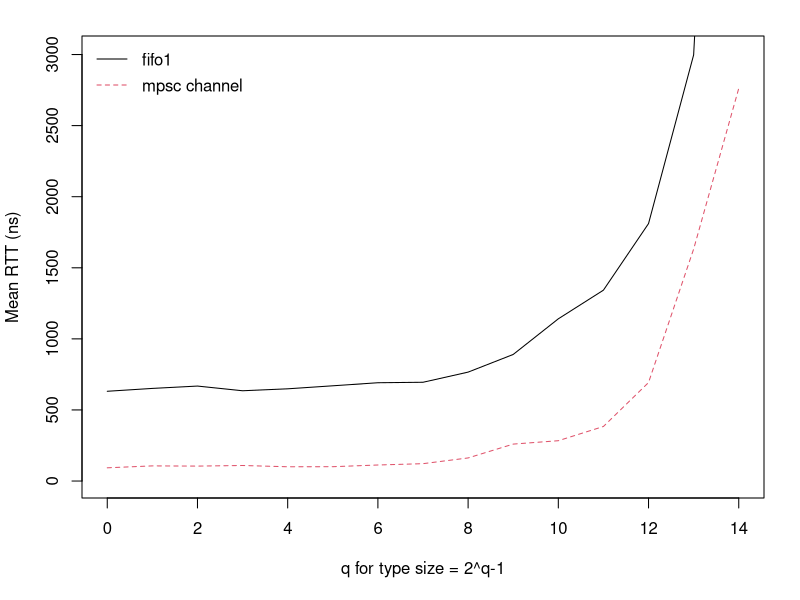
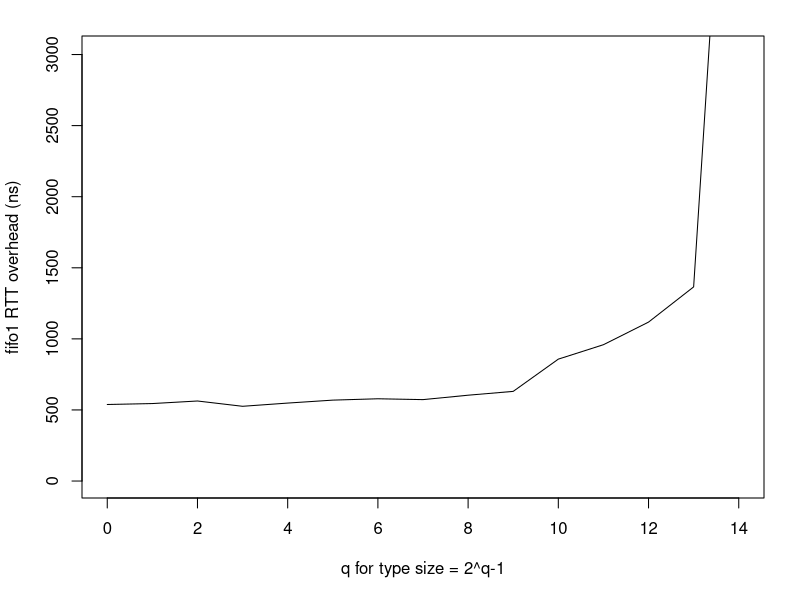
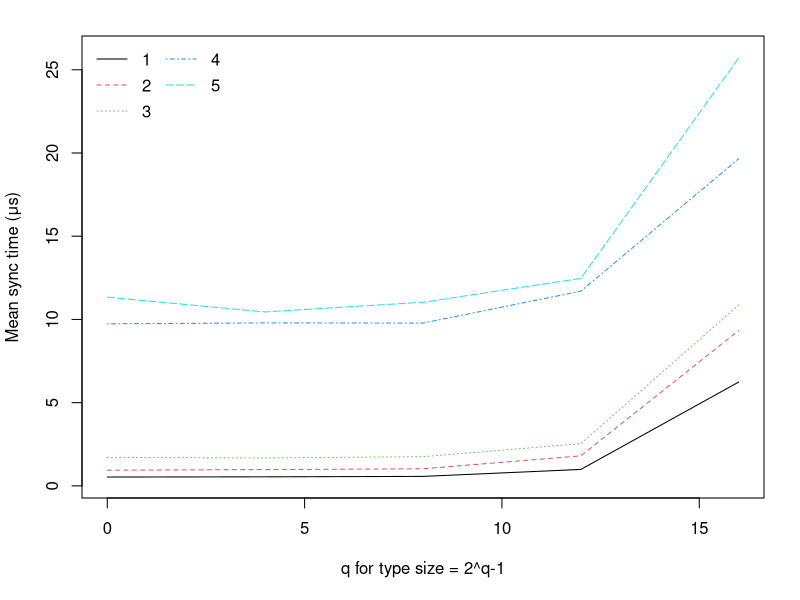
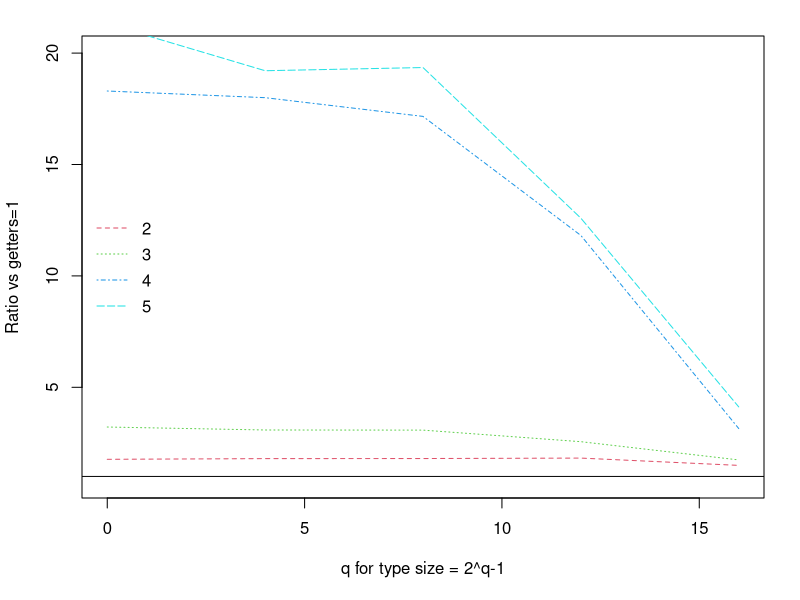
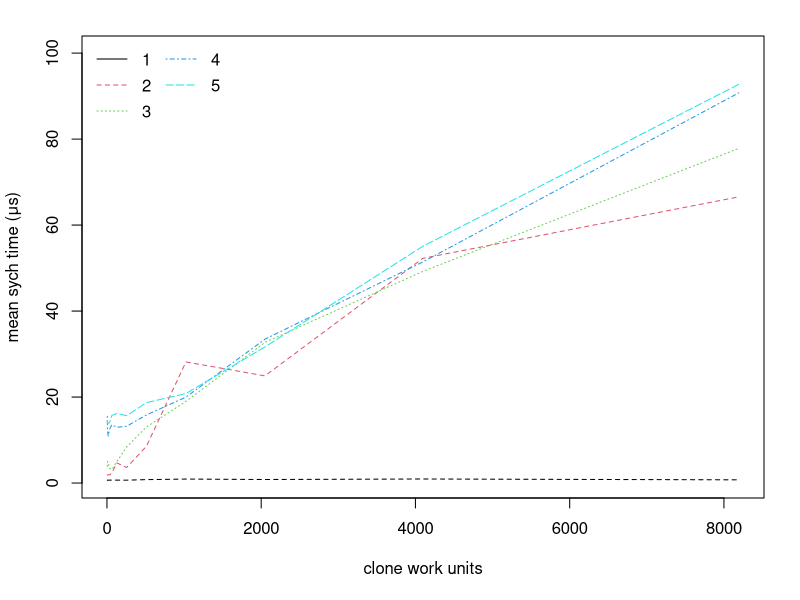
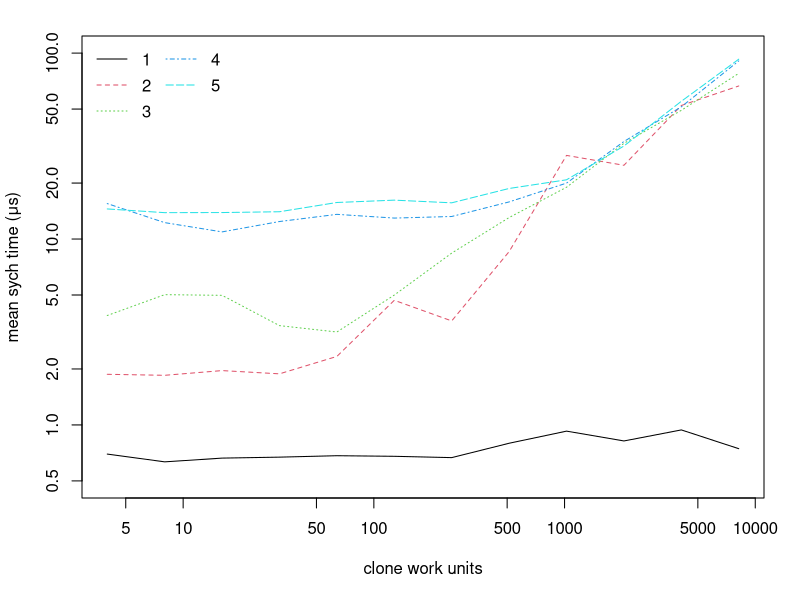
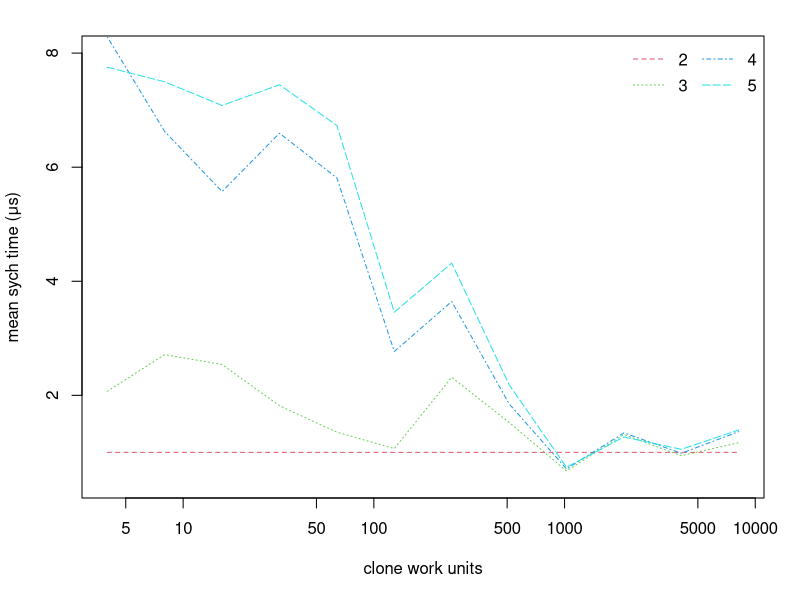
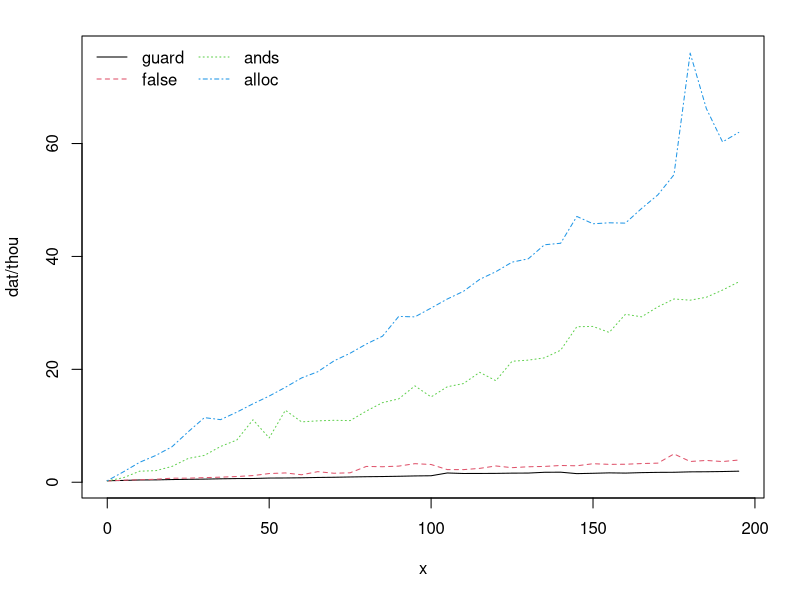

These charts were generated, in order, by the following R code:
setwd("C:/Users/chris/OneDrive/Documents/LaTeX/Msc2/experiments")

mypng <- function(filename) {
  png(
    filename,
    width     = 3.4,
    height    = 3.4,
    units     = "in",
    res       = 1000,
    pointsize = 9
  )
}
milis = 1000
thou = 1000
bil = 1000000000
#####################################################################
### RTT. measuring Reo's fifo1 on a single thread vs mpsc
### x represents changing data size in bytes (0,1,2,4,8,16)  x gives q where bytes=q&2-1
### 100_000 data movements
### 10 reps with fresh proto objects

x = 0:14
reps = 100000
reo = c(63.13461, 65.14954, 66.80122, 63.49879, 64.86871, 66.98967, 69.14193,
      69.47564, 76.61765, 89.04745, 114.10968, 134.26562,
      181.08886, 299.73297, 903.00934);
mpsc = c(9.29991, 10.65254, 10.5035, 10.92912, 10.03323, 10.07968, 11.2787,
         12.20944, 16.24493, 25.9815, 28.36046, 38.37119,
         69.29128, 163.17103, 276.16403);

mypng("rtt_0.png")
op <- par(mar = c(5.1, 4.1, 1.8, 1.8))
plot(x, reo/reps/milis*bil, log='', type='l', xlab="q for type size = 2^q-1",
     ylim=c(1, 3010), ylab = "Mean RTT (ns)")
lines(x, mpsc/reps/milis*bil, type='l', col=2, lty=2)
legend("topleft", legend=c("fifo1", "mpsc channel") , col=1:2,  ncol=1,
       y.intersp=1.3, cex=1, xjust=0, bty = "n", lty=1:2
)
dev.off()

mypng("rtt_1.png")
op <-par(mar = c(5.1, 4.1, 1.8, 1.8))
plot(x, reo/reps/milis*bil - mpsc/reps/milis*bil, log='', type='l',
     xlab="q for type size = 2^q-1", ylim=c(1, 3010), ylab = "fifo1 RTT overhead (ns)")
dev.off()


#########################################################
### "SIMO" group getting. N-way replicator with COPY type data
### x represents changing data size in bytes (0,1,2,4,8,16)  x gives q where bytes=q&2-1
### 25_000 data movements
### 100 reps with fresh proto objects

x = c(0,4,8,12,16);


getters1 = c(532, 544, 570, 990, 6241);
getters2 = c(941, 979, 1028, 1805, 9336);
getters3 = c(1712, 1678, 1755, 2534, 10868);
getters4 = c(9735, 9792, 9781, 11697, 19656);
getters5 = c(11339, 10450, 11031, 12465, 25713)


mypng("simo_copy_0.png")
op <- par(mar = c(5.1, 4.1, 1.8, 1.8))
plot(x, getters1/thou, log='', type='l', xlab="q for type size = 2^q-1",
     ylim=c(0.3, 26), ylab = "Mean sync time (μs)")


lines(x, getters2/thou, type='l', col=2, lty=2)
lines(x, getters3/thou, type='l', col=3, lty=3)
lines(x, getters4/thou, type='l', col=4, lty=4)
lines(x, getters5/thou, type='l', col=5, lty=5)
legend("topleft", legend=1:5 , col=1:5,  ncol=2,
       y.intersp=1.3, cex=1, xjust=0, bty = "n", lty=1:5
)
dev.off()


### now plotted relative to getters=1
mypng("simo_copy_1.png")
op <- par(mar = c(5.1, 4.1, 1.8, 1.8))
plot(x, getters2/getters1, log='', type='l', xlab="q for type size = 2^q-1",
     ylim=c(0.8, 20), ylab = "Ratio vs getters=1", col=2, lty=2)

abline(h=1)
lines(x, getters3/getters1, type='l', col=3, lty=3)
lines(x, getters4/getters1, type='l', col=4, lty=4)
lines(x, getters5/getters1, type='l', col=5, lty=5)
legend("left", legend=2:5 , col=2:5,  ncol=1,
       y.intersp=1.3, cex=1, xjust=0, bty = "n", lty=2:5
)
dev.off()


#########################################################
### "SIMO cloning" group getting. N-way replicator with CLONE type data
### x is the time in WORK UNITS for some arbitrary clone operation.

x =        c(4,     8,     16,    32,    64,    128,   256,   512,   1024,  2048,  4096,  8192);
getters1 = c(697,   633,   663,   671,   683,   678,   667,   797,   926,   820,   940,   745);
getters2 = c(1872,  1849,  1960,  1883,  2336,  4682,  3626,  8554,  28168, 24925, 52270, 66560);
getters3 = c(3878,  5019,  4979,  3421,  3161,  4996,  8398,  13045, 18986, 32706, 49233, 77842);
getters4 = c(15510, 12252, 10923, 12419, 13574, 12961, 13218, 15832, 19988, 33457, 51436, 90750);
getters5 = c(14513, 13862, 13880, 14020, 15721, 16185, 15658, 18702, 20822, 31647, 55072, 92740);

mypng("clone_compete_0.png")
op <- par(mar = c(5.1, 4.1, 1.8, 1.8))
plot(x, getters1/thou, log='', type='l', xlab="clone work units",
     ylim=c(0.5, 100), ylab = "mean sych time (μs)", col=1, lty=2)
lines(x, getters2/thou, type='l', col=2, lty=2)
lines(x, getters3/thou, type='l', col=3, lty=3)
lines(x, getters4/thou, type='l', col=4, lty=4)
lines(x, getters5/thou, type='l', col=5, lty=5)
legend("topleft", legend=1:5 , col=1:5,  ncol=2,
       y.intersp=1.3, cex=1, xjust=0, bty = "n", lty=1:5)
dev.off()

mypng("clone_compete_1.png")
op <- par(mar = c(5.1, 4.1, 1.8, 1.8))
plot(x, getters1/thou, log='xy', type='l', xlab="clone work units",
     ylim=c(0.5, 100), ylab = "mean sych time (μs)", col=1, lty=1)
lines(x, getters2/thou, type='l', col=2, lty=2)
lines(x, getters3/thou, type='l', col=3, lty=3)
lines(x, getters4/thou, type='l', col=4, lty=4)
lines(x, getters5/thou, type='l', col=5, lty=5)
legend("topleft", legend=1:5 , col=1:5,  ncol=2,
       y.intersp=1.3, cex=1, xjust=0, bty = "n", lty=1:5)
dev.off()

mypng("clone_compete_2.png")
op <- par(mar = c(5.1, 4.1, 1.8, 1.8))
plot(x, getters2/getters2, log='x', type='l', xlab="clone work units",
     ylim=c(0.5, 8), ylab = "mean sych time (μs)", col=2, lty=2)
lines(x, getters3/getters2, type='l', col=3, lty=3)
lines(x, getters4/getters2, type='l', col=4, lty=4)
lines(x, getters5/getters2, type='l', col=5, lty=5)
legend("topright", legend=2:5 , col=2:5,  ncol=2,
       y.intersp=1.3, cex=1, xjust=0, bty = "n", lty=2:5)
dev.off()



#########################################################
### TIME TAKEN FOR TRAVERSING BOGUS RULES
x = seq(from=0, to=195, by=5);

# false guard
y1 = c(266, 320, 401, 419, 478, 519, 554, 610, 651, 662, 743, 757,
       791, 846, 881, 934, 980, 1012, 1058, 1118, 1150, 1642, 1550,
       1556, 1570, 1613, 1626, 1764, 1782, 1525, 1586, 1660, 1621,
       1704, 1750, 1765, 1840, 1858, 1899, 1959);

# check false
y2 = c(240, 354, 439, 528, 723, 725, 817, 901, 1013, 1181, 1541, 1649, 1327,
       1872, 1593, 1675, 2801, 2748, 2858, 3291, 3143, 2238, 2236, 2457, 2883,
       2584, 2741, 2804, 2968, 2914, 3281, 3171, 3189, 3310, 3384, 5012,
       3679, 3861, 3666, 3938);

# 5x5 nested ands
y3 = c(245, 805, 1959, 2055, 2802, 4219, 4758, 6340, 7473, 11064,
       7851, 12751, 10694, 10875, 10974, 10919, 12607, 14100, 14769, 17073,
       15114, 16913, 17482, 19473, 17983, 21433, 21630, 22035, 23387, 27550,
       27602, 26537, 29749, 29304, 31060, 32466, 32249, 32769, 34042, 35496);

# check alloc
y4 = c(271, 1845, 3533, 4751, 6293, 8941, 11445, 11088, 12416, 13894,
       15267, 16816, 18475, 19574, 21496, 22855, 24483, 25874, 29374,
       29293, 30857, 32457, 33821, 35937, 37297, 38989, 39578, 42063,
       42334, 47088, 45782, 45958, 45899, 48499, 50892, 54469, 76016,
       66190, 60281, 61970);

leggy = c("guard", "false", "ands", "alloc");
mypng("check_time_0.png")
op <- par(mar = c(5.1, 4.1, 1.8, 1.8))
dat <- matrix(c(y1,y2,y3,y4), ncol=4);
matplot(x, dat/thou, type = c("l"), lty=1:4, col=1:4) #plot
legend("topleft", legend=leggy , col=1:4,  ncol=2,
       y.intersp=1.1, cex=1, xjust=0, bty = "n", lty=1:5)
dev.off()

mypng("check_time_1.png")
op <- par(mar = c(5.1, 4.1, 1.8, 1.8))
matplot(x, dat/thou, type = c("l"), lty=1:4, col=1:4, log='y', ylim=c(0.23, 100)) #plot
legend("bottomright", legend=leggy , col=1:4,  ncol=2,
       y.intersp=1.1, cex=1, xjust=0, bty = "n", lty=1:4)
dev.off()
